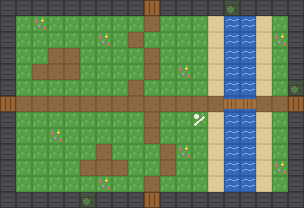

Below is a game level as drawn by its tile map, then a one-line description and the .tmx file that defines it, in full:
An orthogonal 19x13 tile map with 16x16 px tiles, 2 tile layers (Ground, Details) and 2 objects (2x ENEMY_SPAWN).

<map version="1.10" tiledversion="1.11.2" orientation="orthogonal" renderorder="right-down" width="19" height="13" tilewidth="16" tileheight="16" infinite="0" nextlayerid="4" nextobjectid="3">
 <properties>
  <property name="roomCells" value="#" />
  <property name="roomShape" value="1x1" />
  <property name="roomType" value="NORMAL" />
 </properties>
 <tileset firstgid="1" source="../../tiles/interior-placeholder.tsx" />
 <layer id="1" name="Ground" width="19" height="13">
  <properties>
   <property name="layerKind" value="GROUND" />
  </properties>
  <data encoding="csv">
7,7,7,7,7,7,7,7,7,16,7,7,7,7,8,7,7,7,7,
7,1,1,1,1,1,1,1,1,2,1,1,1,3,4,4,3,1,7,
7,1,1,1,1,1,1,1,2,1,1,1,1,3,4,4,3,1,7,
7,1,1,2,2,1,1,1,1,2,1,1,1,3,4,4,3,1,7,
7,1,2,2,2,1,1,1,1,2,1,1,1,3,4,4,3,1,7,
7,1,1,1,1,1,1,1,2,1,1,1,1,3,4,4,3,1,8,
16,2,2,2,2,2,2,2,2,2,2,2,2,2,9,9,2,2,16,
7,1,1,1,1,1,1,1,1,2,1,1,1,3,4,4,3,1,7,
7,1,1,1,1,1,1,1,1,2,1,1,1,3,4,4,3,1,7,
7,1,1,1,1,1,2,1,1,1,2,1,1,3,4,4,3,1,7,
7,1,1,1,1,2,2,2,1,1,2,1,1,3,4,4,3,1,7,
7,1,1,1,1,1,1,1,1,2,1,1,1,3,4,4,3,1,7,
7,7,7,7,7,8,7,7,7,16,7,7,7,7,7,7,7,7,7
</data>
 </layer>
 <layer id="2" name="Details" width="19" height="13">
  <properties>
   <property name="layerKind" value="DETAILS" />
  </properties>
  <data encoding="csv">
0,0,0,0,0,0,0,0,0,0,0,0,0,0,0,0,0,0,0,
0,0,13,0,0,0,0,0,0,0,0,0,0,0,0,0,0,0,0,
0,0,0,0,0,0,13,0,0,0,0,0,0,0,0,0,0,13,0,
0,0,0,0,0,0,0,0,0,0,0,0,0,0,0,0,0,0,0,
0,0,0,0,0,0,0,0,0,0,0,13,0,0,0,0,0,0,0,
0,0,0,0,0,0,0,0,0,0,0,0,0,0,0,0,0,0,0,
0,0,0,0,0,0,0,0,0,0,0,0,0,0,0,0,0,0,0,
0,0,0,0,0,0,0,0,0,0,0,0,14,0,0,0,0,0,0,
0,0,0,13,0,0,0,0,0,0,0,0,0,0,0,0,0,0,0,
0,0,0,0,0,0,0,0,0,0,0,13,0,0,0,0,0,0,0,
0,0,0,0,0,0,0,0,0,0,0,0,0,0,0,0,0,13,0,
0,0,0,0,0,0,13,0,0,0,0,0,0,0,0,0,0,0,0,
0,0,0,0,0,0,0,0,0,0,0,0,0,0,0,0,0,0,0
</data>
 </layer>
 <objectgroup id="3" name="Markers">
  <object id="1" name="enemy-a" type="ENEMY_SPAWN" x="88" y="56"><point /></object>
  <object id="2" name="enemy-b" type="ENEMY_SPAWN" x="280" y="136"><point /></object>
 </objectgroup>
</map>
